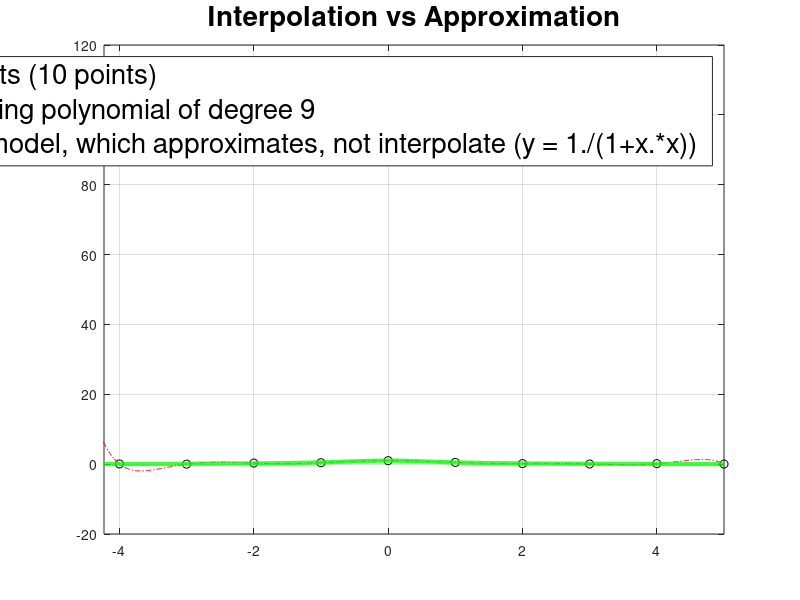

This figure's MATLAB source:
% Interpolation vs Approximation
%
% This script shows the difference between interpolation
% and approximation.


% Step 1: Generating ten points {x_i, y_i}
x = (-4:1:5)'; % ten input points
y = 1./(1+x.^2) + 0.05*randn(10,1);

% Step 2: Obtain the unique polynomial function of degree 9
%         that passes through the given points

P = vander(x)\y;

% Step 3: Guessing a better model, which approximate the given data
xev = linspace(-5,5,1000)';
yev = polyval(P,xev);
ytrue = 1./(1+xev.^2); % here we are trying the function 1/(1+x*x)

figure
plot(x,y,'ko',xev,yev,'r-.',xev,ytrue,'g-','linewidth',3,'markersize',8)
legend('Data points (10 points)','Interpolating polynomial of degree 9','A better model, which approximates, not interpolate (y = 1./(1+x.*x))','fontsize',20)
grid on
% title('Runge example')
title('Interpolation vs Approximation','fontsize',20)
set(gca,'xlim',[-4.23, 5])
